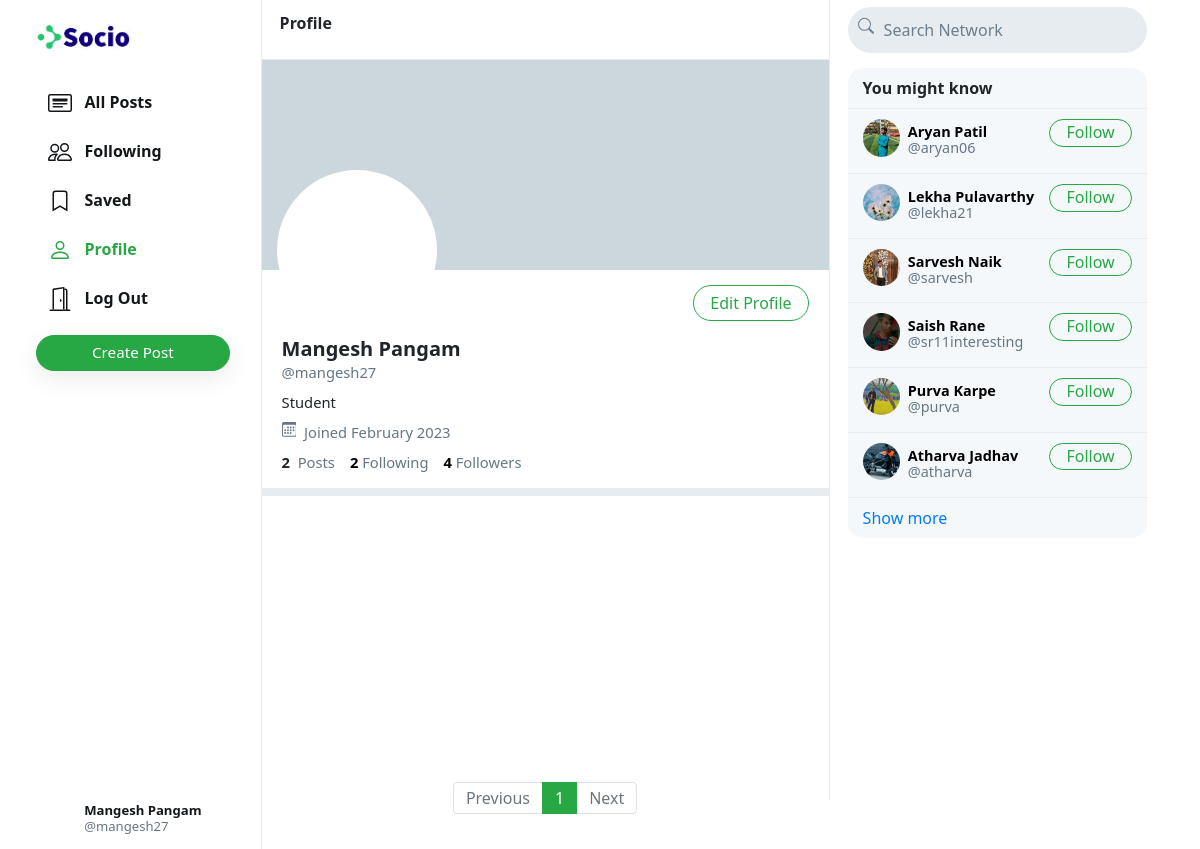
The page /p/mangesh27 (signed in) on the database its author committed.
### network/models.py (models this page shows, shortened)
class User(AbstractUser):
    profile_pic = models.ImageField(upload_to='profile_pic/')
    bio = models.TextField(max_length=160, blank=True, null=True)
    cover = models.ImageField(upload_to='covers/', blank=True)

### network/views.py (the view)
# urls.py: path("p/<str:username>", views.profile, name='profile'),
def profile(request, username):
    user = User.objects.get(username=username)
    all_posts = Post.objects.filter(creater=user).order_by('-date_created')
    paginator = Paginator(all_posts, 10)
    page_number = request.GET.get('page')
    if page_number == None:
        page_number = 1
    posts = paginator.get_page(page_number)
    followings = []
    suggestions = []
    follower = False
    if request.user.is_authenticated:
        followings = Follower.objects.filter(followers=request.user).values_list('user', flat=True)
        suggestions = User.objects.exclude(pk__in=followings).exclude(username=request.user.username).order_by("?")[:6]
        if request.user in Follower.objects.get(user=user).followers.all():
            follower = True
    follower_count = Follower.objects.get(user=user).followers.all().count()
    following_count = Follower.objects.filter(followers=user).count()
    return render(request, 'network/profile.html', {
        "username": user,
        "posts": posts,
        "posts_count": all_posts.count(),
        "suggestions": suggestions,
        "page": "profile",
        "is_follower": follower,
        "follower_count": follower_count,
        "following_count": following_count
    })

### network/templates/network/profile.html (shortened to what this page needs)
{% extends 'network/index.html' %}
{% load static %}
{% block profile %}
    <div class="profile-view" data-user="{{username.username}}">
        <div class="cover-image" style="background-image: url(/media/{{username.cover}})"></div>
        <div class="profile-image" style="background-image: url(/media/{{username.profile_pic}})"></div>
        <div class="profile-details">
            <div>
                {% if user.username == username.username %}
                    <button class="btn btn-outline-success float-right" id="edit-profile-btn">Edit Profile</button>
                {% elif is_follower %}
                    <button class="btn btn-success float-right" onclick="unfollow_user(this,'{{username.username}}','edit_page')" id="following-btn">Following</button>
                {% else %}
                    <button class="btn btn-outline-success float-right" onclick="follow_user(this,'{{username.username}}','edit_page')" id="follow-btn">Follow</button>
                {% endif %}
            </div>
            <div class="details-data">
                <h5>{{username.first_name}} {{username.last_name}}</h5>
                <div class="grey">@{{username.username}}</div>
                <div class="bio">
                    {% if username.bio is not None %}
                        {{username.bio}}
                    {% endif %}
                </div>
                <div class="grey" style="padding: 8px 0px;">
                    &nbsp;Joined {{username.date_joined | date:"F Y"}}
                </div>
                <div>
                    <strong>
                        {{posts_count}}
                    </strong>
                    &nbsp;<span class="grey">Posts</span>
                    <a href="#">
                        <strong id="following__count">{{following_count | default:0}}</strong>&nbsp;<span class="grey">Following</span>
                    </a>
                    <a href="#">
                        <strong id="follower__count">{{follower_count | default:0}}</strong>&nbsp;<span class="grey">Followers</span>
                    </a>
                </div>
            </div>
        </div>
    </div>
    <div class="space"></div>
{% endblock %}

### network/templates/network/index.html (shortened to what this page needs)
{% extends "network/layout.html" %}
{% load static %}
{% block body %}
    <div class="main-div">
        <div class="left-div">
            <nav class="head heading">
                {% if page == 'all_posts' %}
                    All Posts
                {% elif page == 'following' %}
                    Following
                {% elif page == 'saved' %}
                    Saved
                {% elif page == 'profile' %}
                    Profile
                {% else %}
                    Explore
                {% endif %}
            </nav>
            <div class="left-div-content">
                <div class="posts-view">
                    {% block profile %}
                    {% endblock %}
                    <div class="main-div-content">
                        <nav aria-label="Page navigation example" class="pagination-bar">
                            <ul class="pagination justify-content-center">
                                {% if posts.has_previous %}
                                    <li class="page-item">
                                        <a class="page-link" href="?page={{ posts.previous_page_number | default:1}}" tabindex="-1" aria-disabled="true">Previous</a>
                                    </li>
                                {% else %}
                                    <li class="page-item disabled">
                                        <a class="page-link" href="" tabindex="-1" aria-disabled="true">Previous</a>
                                    </li>
                                {% endif %}
                                {% for each in posts.paginator.page_range %}
                                    {% if each == posts.number %}
                                        <li class="page-item active"><a class="page-link" href="?page={{each}}">{{each}}</a></li>
                                    {% else %}
                                        <li class="page-item"><a class="page-link" href="?page={{each}}">{{each}}</a></li>
                                    {% endif %}
                                {% endfor %}
                                {% if posts.has_next %}
                                    <li class="page-item">
                                        <a class="page-link" href="?page={{ posts.next_page_number }}">Next</a>
                                    </li>
                                {% else %}
                                    <li class="page-item disabled">
                                        <a class="page-link" href="">Next</a>
                                    </li>
                                {% endif %}
                            </ul>
                          </nav>
                    </div>
                </div>
            </div>
        </div>
    </div>
{% endblock %}

### network/templates/network/layout.html (shortened to what this page needs)
{% load static %}
<!DOCTYPE html>
<html lang="en">
    <head>
        <link rel="stylesheet" href="https://stackpath.bootstrapcdn.com/bootstrap/4.4.1/css/bootstrap.min.css">
        <link href="{% static 'network/styles.css' %}" rel="stylesheet">
    </head>
    <body>
        <div class="body" data-page="{{page}}">
            <div class="sidenav">
                <a href="{% url 'index' %}" class="navbar-brand">
                    <img src="{% static 'network/Images/logo.png' %}" height="31px">
                </a>
                <div style="height: 100%;">
                    <div>
                        <div>
                            <ul>
                                <li class="nav-item" id="all_posts">
                                <a href="{% url 'index' %}" class="nav-link">
                                    <div>
                                        &nbsp;&nbsp;All Posts
                                    </div>
                                </a>
                                </li>
                                {% if user.is_authenticated %}
                                    <li class="nav-item" id="following">
                                        <a href="{% url 'following' %}" class="nav-link">
                                            <div>
                                                &nbsp;&nbsp;Following
                                            </div>
                                        </a>
                                    </li>
                                    <li class="nav-item" id="saved">
                                        <a href="{% url 'saved' %}" class="nav-link">
                                            <div>
                                                <svg width="1.5em" height="1.5em" viewBox="0 0 16 16" class="bi bi-bookmark" fill="currentColor" xmlns="http://www.w3.org/2000/svg">
                                                    <path fill-rule="evenodd" d="M8 12l5 3V3a2 2 0 0 0-2-2H5a2 2 0 0 0-2 2v12l5-3zm-4 1.234l4-2.4 4 2.4V3a1 1 0 0 0-1-1H5a1 1 0 0 0-1 1v10.234z"/>
                                                  </svg>
                                                &nbsp;&nbsp;Saved
                                            </div>
                                        </a>
                                    </li>
                                    <li class="nav-item" id="profile">
                                        <a href="{% url 'profile' user.username %}" class="nav-link">
                                            <div>
                                                &nbsp;&nbsp;Profile
                                            </div>
                                        </a>
                                    </li>
                                    <li class="nav-item" id="logout">
                                        <a href="{% url 'logout' %}" class="nav-link">
                                            <div>
                                                &nbsp;&nbsp;Log Out
                                            </div>
                                        </a>
                                    </li>
                                {% endif %}
                            </ul>
                        </div>
                        {% if user.is_authenticated %}
                            <button id="popup-btn" class="btn btn-success new-post-btn" onclick="createpost()">Create Post</button>
                        {% endif %}
                    </div>
                    <div style="position: absolute; bottom: 10px;">
                        {% if user.is_authenticated %}
                            <li class="nav-item sidenav-user">
                                <a href="{% url 'profile' user.username %}" class="nav-link">
                                    <div class="user_account">
                                        <div class="small-profilepic" style="float: left; background-image: url(/media/{{user.profile_pic}})"></div>
                                        <div style="height: 2.7vw; margin: auto;">
                                            <div style="margin-top: 4px;"><strong>{{user.first_name}} {{user.last_name}}</strong></div>
                                            <div class="grey" style="margin-top: 4px;">@{{ user.username }}</div>
                                        </div>
                                    </div>
                                </a>
                            </li>
                        {% endif %}
                    </div>
                </div>
            </div>
            {% block body %}
            {% endblock %}
            <div class="right-div">
                <nav class="head">
                    <form action="#">
                        <div class="search-div">
                            <div>
                            </div>
                            <input type="text" name="query" id="search-box" placeholder="Search Network">
                        </div>
                    </form>
                </nav>
                <div class='right-div-content'>
                    <div class="space" style="background-color: white;"></div>
                    {% if user.is_authenticated %}
                        <div class="suggestion-box">
                            <div class="suggestion-header">
                                You might know
                            </div>
                            {% for suggestion in suggestions %}
                                <div class="suggestion-user">
                                    <div>
                                        <a href="{% url 'profile' suggestion.username %}">
                                            <div class="small-profilepic" style="background-image: url(/media/{{suggestion.profile_pic}})"></div>
                                        </a>
                                    </div>
                                    <div class="user-details">
                                        <a href="{% url 'profile' suggestion.username %}">
                                            <div id="user-name">
                                                <strong>
                                                    {{suggestion.first_name}} {{suggestion.last_name}}
                                                </strong>
                                            </div>
                                            <div class="grey">@{{suggestion.username}}</div>
                                        </a>
                                    </div>
                                    <div>
                                        <button class="btn btn-outline-success" type="button" onclick="follow_user(this,'{{suggestion.username}}','suggestion')">Follow</button>
                                    </div>
                                </div>
                            {% empty %}
                                    <div style="text-align: center; border-bottom: .5px solid #e6ecf0; padding: 10px 15px;">
                                        <span class="grey" style="font-size: .9em;">No suggestions available.</span>
                                    </div>
                            {% endfor %}
                            <div class="suggestion-footer">
                                <a href="#">Show more</a>
                            </div>
                        </div>
                    {% endif %}
                </div>
            </div>
        </div>
    </body>
</html>

### rows shown on the page
User: first_name "Mangesh", last_name "Pangam", username "mangesh27", bio "Student", date_joined "February 2023"
User: profile_pic (picture), first_name "Aryan", last_name "Patil", username "aryan06"
User: profile_pic (picture), first_name "Lekha", last_name "Pulavarthy", username "lekha21"
User: profile_pic (picture), first_name "Sarvesh", last_name "Naik", username "sarvesh"
User: profile_pic (picture), first_name "Saish", last_name "Rane", username "sr11interesting"
User: profile_pic (picture), first_name "Purva", last_name "Karpe", username "purva"
User: profile_pic (picture), first_name "Atharva", last_name "Jadhav", username "atharva"

### other values the page prints
{{ posts_count }} "2"
{{ following_count | default:0 }} "2"
{{ follower_count | default:0 }} "4"
{{ each }} "1"
